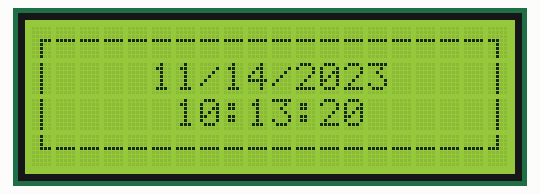
This sketch was run on a simulated ATtiny85, built with avr-gcc and run on an emulated ATtiny85. Shown: 20×4 character LCD. The local clock reads 2024-03-15 10:24:30 at power-on unless the sketch sets it.

Above: at 0.2 s.
At 4.3 s:
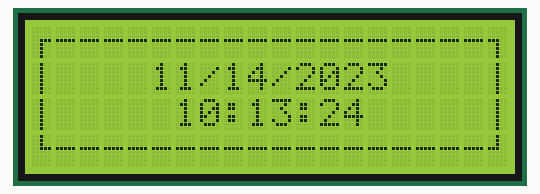
At 11.5 s:
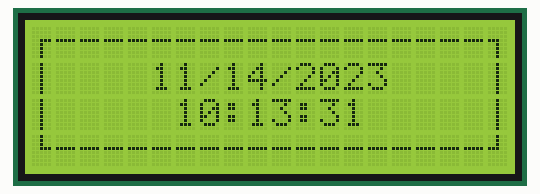
At 18.6 s:
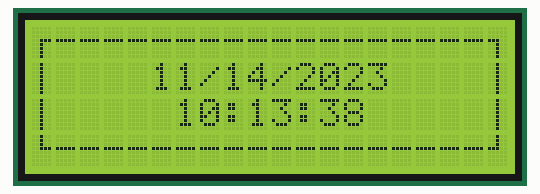
At 27.8 s:
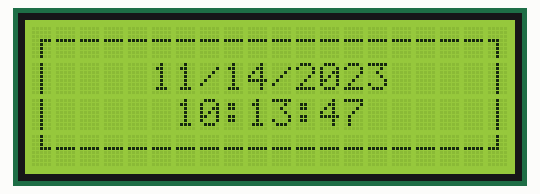
At 38.0 s:
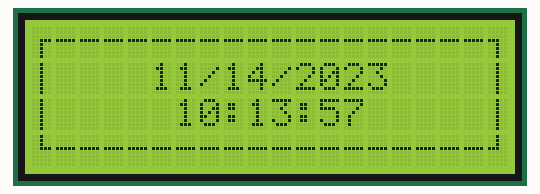

The sketch:

Clock__Light__LCD.ino
```cpp
#include <TinyWireM.h>
#include <Wire.h>
#include <LiquidCrystal_I2C.h>
#include <DS1307RTC.h>
#include <RTClib.h>

RTC_DS3231 rtc;
LiquidCrystal_I2C lcd(0x27, 2, 1, 0, 4, 5, 6, 7, 3, POSITIVE);  // Set the LCD I2C address
//int tempPin = 0;
//int ledPin = 11;
//int brightness = 0;
//int fade = 100;
//boolean b = true;
//oolean f = false;
//boolean r = false;

void setup()
{
  lcd.begin(20,4);

  //Serial.begin(9600);

  //pinMode(ledPin, OUTPUT);

  rtc.begin();

  rtc.adjust(DateTime(F(__DATE__),F(__TIME__)));

  createCustomCharacters();

  printFrame();
}

byte verticalLine[8] = {
  B00100,
  B00100,
  B00100,
  B00100,
  B00100,
  B00100,
  B00100,
  B00100
};

byte char2[8] = {
  B00000,
  B00000,
  B00000,
  B11100,
  B00100,
  B00100,
  B00100,
  B00100
};

byte char1[8] = {
  B00000,
  B00000,
  B00000,
  B00111,
  B00100,
  B00100,
  B00100,
  B00100
};

byte char3[8] = {
  B00100,
  B00100,
  B00100,
  B00111,
  B00000,
  B00000,
  B00000,
  B00000
};

byte char4[8] = {
  B00100,
  B00100,
  B00100,
  B11100,
  B00000,
  B00000,
  B00000,
  B00000
};

void createCustomCharacters()
{
  lcd.createChar(0, verticalLine);
  lcd.createChar(1, char1);
  lcd.createChar(2, char2);
  lcd.createChar(3, char3);
  lcd.createChar(4, char4);
}

void printFrame()
{
  lcd.setCursor(1,0);
  lcd.print("------------------");
  lcd.setCursor(1,3);
  lcd.print("------------------");
  lcd.setCursor(0,1);
  lcd.write(byte(0));
  lcd.setCursor(0,2);
  lcd.write(byte(0));
  lcd.setCursor(19,1);
  lcd.write(byte(0));
  lcd.setCursor(19,2);
  lcd.write(byte(0));
  lcd.setCursor(0,0);
  lcd.write(byte(1));
  lcd.setCursor(19,0);
  lcd.write(byte(2));
  lcd.setCursor(0,3);
  lcd.write(byte(3));
  lcd.setCursor(19,3);
  lcd.write(byte(4));
}

void loop()
{
  //int tempReading = analogRead(tempPin);
  // This is OK
  //double tempK = log(10000.0 * ((1024.0 / tempReading - 1)));
  //tempK = 1 / (0.001129148 + (0.000234125 + (0.0000000876741 * tempK * tempK )) * tempK );       //  Temp Kelvin
  //float tempC = tempK - 273.15;            // Convert Kelvin to Celcius
  //float tempF = (tempC * 9.0)/ 5.0 + 32.0; // Convert Celcius to Fahrenheit
  /*  replaced
    float tempVolts = tempReading * 5.0 / 1024.0;
    float tempC = (tempVolts - 0.5) * 10.0;
    float tempF = tempC * 9.0 / 5.0 + 32.0;
  */

  //lcd.setCursor(1,11);
  //lcd.print("Temp:    F");
  //lcd.setCursor(11,2);
  //lcd.print(tempC);


   tmElements_t tm;

  /*if (b)
  {
      brightness = brightness + 10;
      if (brightness == 100)
      {
        analogWrite(ledPin, brightness);
          brightness = 0;
          b = false;
          f = true;
      }
      else
      {
        analogWrite(ledPin, brightness);
      }
  }

  if (f)
  {
      fade = fade - 10;

      if (fade == 0)
      {
          brightness = 10;
          fade = 100;
          f = false;
          b = true;
      }
      else
      {
        analogWrite(ledPin, fade);
      }
  }*/


  if (RTC.read(tm)) {
    printDate(5,1,tm);
    printTime(6,2,tm);

  } else {
    if (RTC.chipPresent()) {
      //The DS1307 is stopped. Please run the SetTime
    } else {
      //DS1307 read error! Please check the circuitry
    }
    delay(9000);
  }

  delay(1000);
}

void printTime(int character,int line, tmElements_t tm)
{
  String seconds,minutes;
  lcd.setCursor(character,line);

  if (tm.Hour == 0)
  {
    lcd.print(12);
  }
  else if (tm.Hour > 12)
  {
    tm.Hour = tm.Hour - 12;
    if (tm.Hour < 10)
    {
      lcd.print(0);
    }
    lcd.print(tm.Hour);
  }
  else
  {
    if (tm.Hour < 10)
    {
      lcd.print(0);
    }
    lcd.print(tm.Hour);
  }

  lcd.print(":");

  if(tm.Minute<10)
  {
    minutes = "0"+String(tm.Minute);
    lcd.print(minutes);
  }else
  {
    lcd.print(tm.Minute);
  }
  lcd.print(":");
  if(tm.Second<10)
  {
    seconds = "0"+String(tm.Second);
    lcd.print(seconds);
  }else
  {
    lcd.print(tm.Second);
  }
}

void printDate(int character,int line, tmElements_t tm)
{
  lcd.setCursor(character,line);
  lcd.print(tm.Month);
  lcd.print("/");
  lcd.print(tm.Day);
  lcd.print("/");
  lcd.print(tmYearToCalendar(tm.Year));
}
```

Measured:
- what the display in image 1 shows lasts 1.0 s, from 4.3 s to 5.3 s
